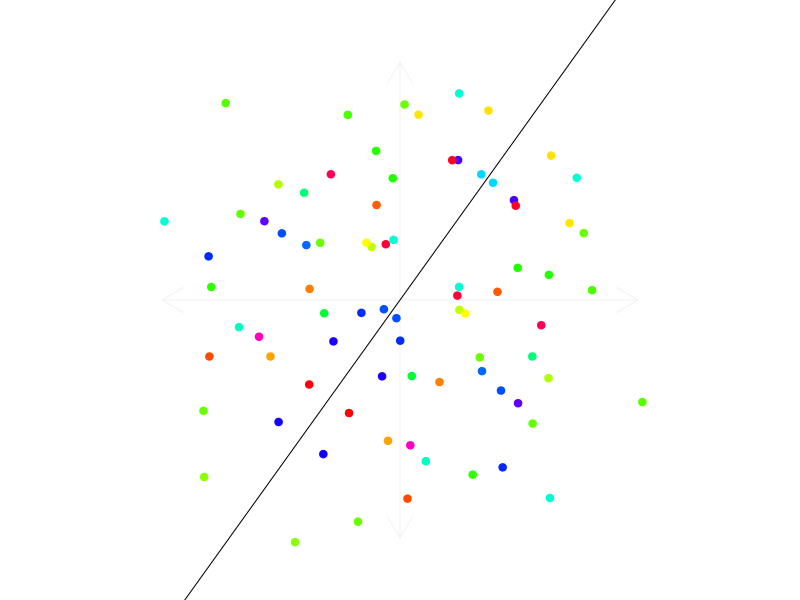

This figure's R source:
## ---- chunk 1

x = runif(40,-1,1)
y = runif(40,-1,1)
h = runif(40,0,1)

th = round(sample(0:7,1)*pi/4+runif(1,pi/20,pi/4-pi/20),2)
m = tan(th)

## ---- chunk 2
par(mar=c(0,0,0,0),pty="s")
plot(0,0,"n",ann=F,axes=F,xlim=c(-1.4,1.4),ylim=c(-1.4,1.4))

arrows(-1.2,0,1.2,0,col=rgb(0.95,0.95,0.95),code = 3)
arrows(0,-1.2,0,1.2,col=rgb(0.95,0.95,0.95),code=3)

#points(x,y,pch=19,col=hsv(h,0.7,0.7,0.3))


# x*cos(th)^2*(1-tan(th)^2)+y*

xp = (x*(1-m^2)+y*2*m)/(1+m^2)
yp = (x*2*m+y*(m^2-1))/(1+m^2)

xx = c(x,xp)
yy = c(y,yp)
hh = c(h,h)

xx1 = xx[yy<m*xx]
yy1 = yy[yy<m*xx]
hh1 = hh[yy<m*xx]

xx2 = (xx1*(1-m^2)+yy1*2*m)/(1+m^2)
yy2 = (xx1*2*m+yy1*(m^2-1))/(1+m^2)

xa = c(xx1,xx2)
ya = c(yy1,yy2)

points(xa,ya,col=hsv(c(hh1,hh1),1,1),pch=19)
abline(0,m)
